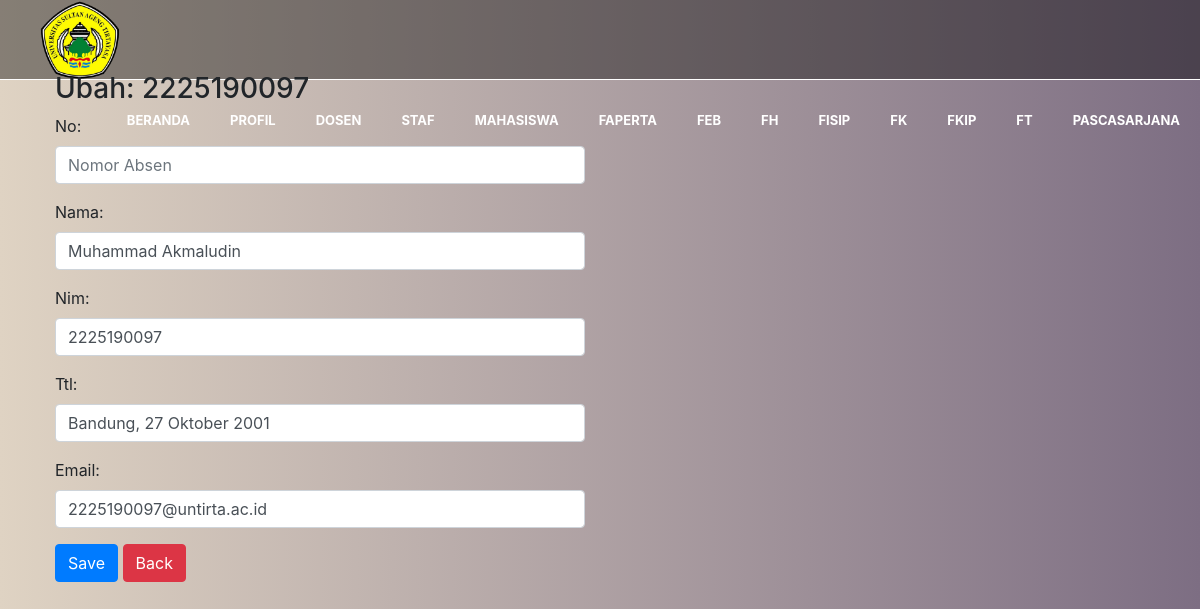
The page /mahasiswa/ubah/1 on the database its author committed.
### mahasiswa/models.py (models this page shows, shortened)
class Mahasiswa(models.Model):
    no = models.CharField(max_length=50)
    nama = models.CharField(max_length=50)
    nim = models.CharField(max_length=50)
    ttl = models.CharField(max_length=50, null=True)
    email = models.CharField(max_length=50)
    foto = models.ImageField(upload_to='photo/',blank=True, null=True)

### mahasiswa/views.py (the view)
# urls.py: path('mahasiswa/ubah/<int:id_mahasiswa>', ubah_mahasiswa, name="ubah_mahasiswa"),
def ubah_mahasiswa(request, id_mahasiswa):
    mahasiswa = Mahasiswa.objects.get(id=id_mahasiswa)
    template = 'ubah-mahasiswa.html'
    if request.POST:
        form = FormMahasiswa(request.POST, instance=mahasiswa)
        if form.is_valid():
            form.save()
            messages.success(request, "Data berhasil diperbaharui")
            return redirect('ubah_mahasiswa', id_mahasiswa=id_mahasiswa)
    else:
        form = FormMahasiswa(instance=mahasiswa)
        context = {
            'form': form,
            'mahasiswa': mahasiswa,
        }
        return render(request, template, context)

### mahasiswa/forms.py
class FormMahasiswa(forms.ModelForm):
    class Meta:
        model = Mahasiswa
        exclude = ['foto']
        widgets = {
            'no' : forms.NumberInput(attrs={'class':'form-control', 'placeholder':'Nomor Absen'}),
            'nama' : forms.TextInput(attrs={'class':'form-control', 'placeholder':'Nama'}),
            'nim' : forms.TextInput(attrs={'class':'form-control', 'placeholder':'Nim'}),
            'ttl' : forms.TextInput(attrs={'class':'form-control', 'placeholder':'Tempat Tanggal Lahir'}),
            'email' : forms.TextInput(attrs={'class':'form-control', 'placeholder':'Email'}),
        }

### mahasiswa/templates/ubah-mahasiswa.html (shortened to what this page needs)
{% load static %}
<!DOCTYPE html>
<html lang="en">
<head>
    <link rel="stylesheet" href="{% static 'css/bootstrap.min.css' %}">
</head>
<body>
      <nav>
        <img src="\static\images\gambar.png" height="80px">
        <div class="logo">
        </div>
        <ul>
            <li><a href="/kampus">BERANDA</a></li>
          <li><a href="/profil">PROFIL</a></li>
          <li><a href="/dosen">DOSEN</a></li>
          <li><a href="/staf">STAF</a></li>
          <li><a href="/mahasiswa">MAHASISWA</a></li>
          <li><a href="/faperta">FAPERTA</a></li>
          <li><a href="/feb">FEB</a></li>
          <li><a href="/fh">FH</a></li>
          <li><a href="/fisip">FISIP</a></li>
          <li><a href="/fk">FK</a></li>
          <li><a href="/fkip">FKIP</a></li>
          <li><a href="/ft">FT</a></li>
          <li><a href="/pascasarjana">PASCASARJANA</a></li>
        </ul>
      </nav>
  <br>
<br>
<br>
<div class="container">
    <div class="row">
        <div class="col-md-6">
        <h3>Ubah: {{ mahasiswa.nim }}</h3>
        <form action="{% url 'ubah_mahasiswa' mahasiswa.id %}" method="post">
            {{ form.as_p }}
        <button class="btn btn-primary">Save</button>
        <a href="/mahasiswa" class="btn btn-danger">Back</a>
        </form>
    </div>
   </div>
</div>
</body>
</html>

### mahasiswa/templates/ubah-mahasiswa.html (style rules this page uses)
body { background-image: linear-gradient(to right, #DFD3C3, #7D6E83); margin-left: 40px; margin-right: 40px; padding: 0; }
nav { top: 0; left: 0; position: fixed; height: 80px; width: 100%; box-sizing: border-box; background: rgba(0, 0, 0, 0.4); border-bottom: 1px solid white; }
.logo { float: left; height: 10000px; font-size: 36px; font-weight: bold; text-transform: uppercase; color: white; padding: 20px 20px; justify-content: space-around; }
nav ul { margin: 0; padding: 0; float: right; list-style: none; display: flex; }
nav ul li a { font-size: 13px; font-weight: bold; color: white; line-height: 80px; text-decoration: none; padding: 12px 20px; }

### rows shown on the page
Mahasiswa: nim "2225190097", nama "Muhammad Akmaludin", ttl "Bandung, 27 Oktober 2001", email "2225190097@untirta.ac.id"
